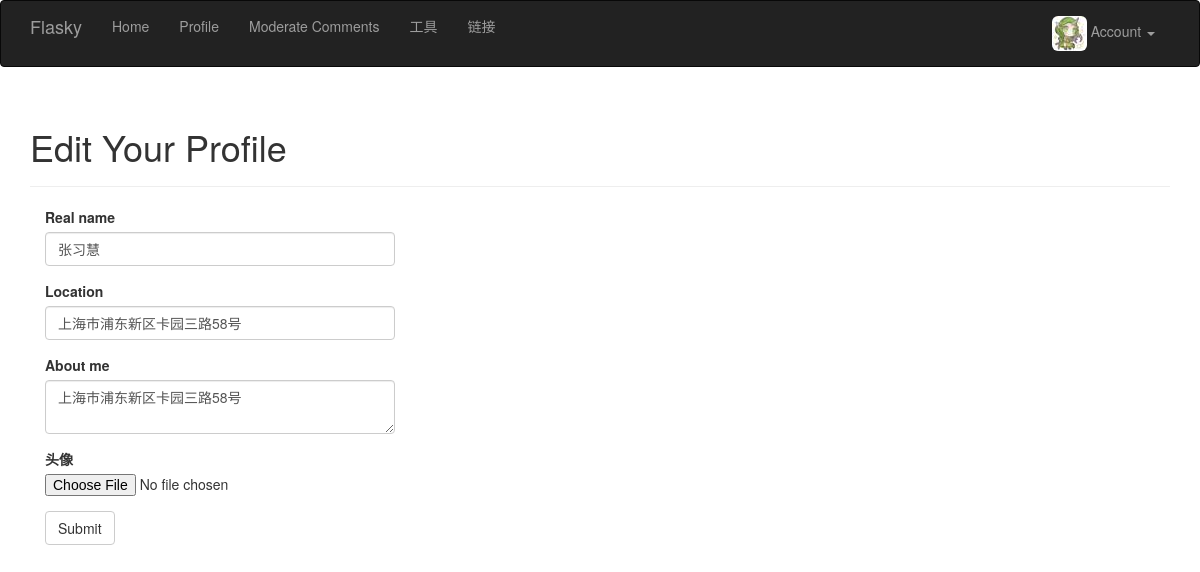
The page /edit-profile (signed in) on the database as committed earlier.
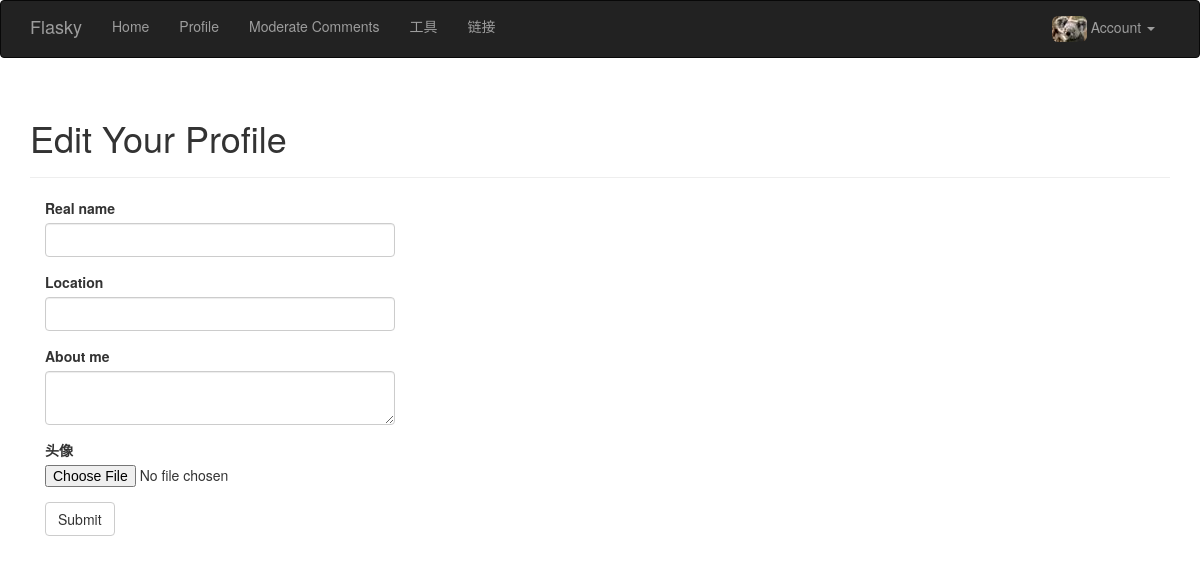
The same page on the database as committed later.
### app/models.py (models this page shows, shortened)
class User(UserMixin, db.Model):
    __tablename__ = 'users'
    id = db.Column(db.Integer, primary_key=True)
    email = db.Column(db.String(64), unique=True, index=True)
    username = db.Column(db.String(64), unique=True, index=True)
    password_hash = db.Column(db.String(128))
    confirmed = db.Column(db.Boolean, default=False)
    row_id = db.Column(db.Integer, db.ForeignKey('roles.id'))
    posts = db.relationship('Post', backref='author', lazy='dynamic')
    name = db.Column(db.String(64))
    location = db.Column(db.String(64))
    about_me = db.Column(db.Text())
    member_since = db.Column(db.DateTime(), default=datetime.utcnow)
    last_seen = db.Column(db.DateTime(), default=datetime.utcnow)
    small_image = db.Column(db.Text(), default='default_small.jpg')
    big_image = db.Column(db.Text(), default='default_big.jpg')
    followed = db.relationship('Follow',
                               foreign_keys=[Follow.follower_id],
                               backref=db.backref('follower', lazy='joined'),
                               lazy='dynamic',
                               cascade='all, delete-orphan')
    followers = db.relationship('Follow',
                                foreign_keys=[Follow.followed_id],
                                backref=db.backref('followed', lazy='joined'),
                                lazy='dynamic',
                                cascade='all, delete-orphan')
    comments = db.relationship('Comment', backref='author', lazy='dynamic')
    def can(self, permissions):
        return self.role is not None and \
               (self.role.permissions & permissions) == permissions
    @property
    def password(self):
        raise AttributeError('password is not a readable attribute')
    def ping(self):
        self.last_seen = datetime.utcnow()
        db.session.add(self)

### app/main/views.py (the view, shortened to what this page needs)
@main.route('/edit-profile', methods=['POST', 'GET'])
@login_required
def edit_profile():
    form = EditProfileForm()
    form.name.data = current_user.name
    form.location.data = current_user.location
    form.about_me.data = current_user.about_me
    return render_template('edit_profile.html', form=form)

### app/main/forms.py
class EditProfileForm(Form):
    name = StringField('Real name', validators=[Length(0, 64)])
    location = StringField('Location', validators=[Length(0, 64)])
    about_me = TextAreaField('About me')
    image = FileField('头像')
    submit = SubmitField('Submit')

### app/auth/views.py (called while the page is built)
@auth.before_app_request
def before_request():
    if current_user.is_authenticated:
        current_user.ping()
        if not current_user.confirmed \
                and request.endpoint[:5] != 'auth.' \
                and request.endpoint != 'static':
            return redirect(url_for('auth.unconfirmed'))

### app/main/__init__.py (called while the page is built)
@main.app_context_processor
def inject_permissions():
    return dict(Permission=Permission)

### app/models.py (called while the page is built)
@login_manager.user_loader
def load_user(user_id):
    return User.query.get(int(user_id))

### app/templates/edit_profile.html (shortened to what this page needs)
{% extends "base.html" %}
{% import "bootstrap/wtf.html" as wtf %}
{% block page_content %}
<div class="page-header">
    <h1>Edit Your Profile</h1>
</div>
<div class="col-md-4">
    {{ wtf.quick_form(form) }}
</div>
{% endblock %}

### app/templates/base.html (shortened to what this page needs)
{% extends "bootstrap/base.html" %}
{% block head %}
{{ super() }}
<link rel="stylesheet" type="text/css" href="{{ url_for('static', filename='styles.css') }}">
{% endblock %}
{% block navbar %}
<div class="navbar navbar-inverse" role="navigation">
    <div class="container">
        <div class="navbar-header">
            <a class="navbar-brand" href="{{ url_for('main.index') }}">Flasky</a>
        </div>
        <div class="navbar-collapse collapse">
            <ul class="nav navbar-nav">
                <li><a href="{{ url_for('main.index') }}">Home</a></li>
                {% if current_user.is_authenticated %}
                <li><a href="{{ url_for('main.user', username=current_user.username) }}">Profile</a></li>
                {% endif %}
                {% if current_user.can(Permission.MODERATE_COMMENTS) %}
                <li><a href="{{ url_for('main.moderate') }}">Moderate Comments</a></li>
                {% endif %}
                {% if current_user.can(Permission.ADMINISTER) %}
                <li><a href="{{ url_for('main.tool_index') }}">工具</a></li>
                {% endif %}
                <li><a href="http://10.7.219.77:8080/company/">链接</a> </li>
            </ul>
            <ul class="nav navbar-nav navbar-right">
                {% if current_user.is_authenticated %}
                <li class="dropdown">
                    <a href="#" class="dropdown-toggle" data-toggle="dropdown">
                        <img class='img-rounded' src="/static/uploads/{{ current_user.small_image }}">
                        Account <b class="caret"></b>
                    </a>
                </li>
                {% else %}
                <li><a href="{{ url_for('auth.login') }}">Log In</a></li>
                {% endif %}
            </ul>
        </div>
    </div>
</div>
{% endblock %}
{% block content %}
<div class="container">
    {% block page_content %}{% endblock %}
</div>
{% endblock %}

Rows that differ between the two databases and show on the page:
changed User: small_image: picture removed, a placeholder shows; name "张习慧" → (not shown); location "上海市浦东新区卡园三路58号" → (not shown); about_me "上海市浦东新区卡园三路58号" → (not shown)
